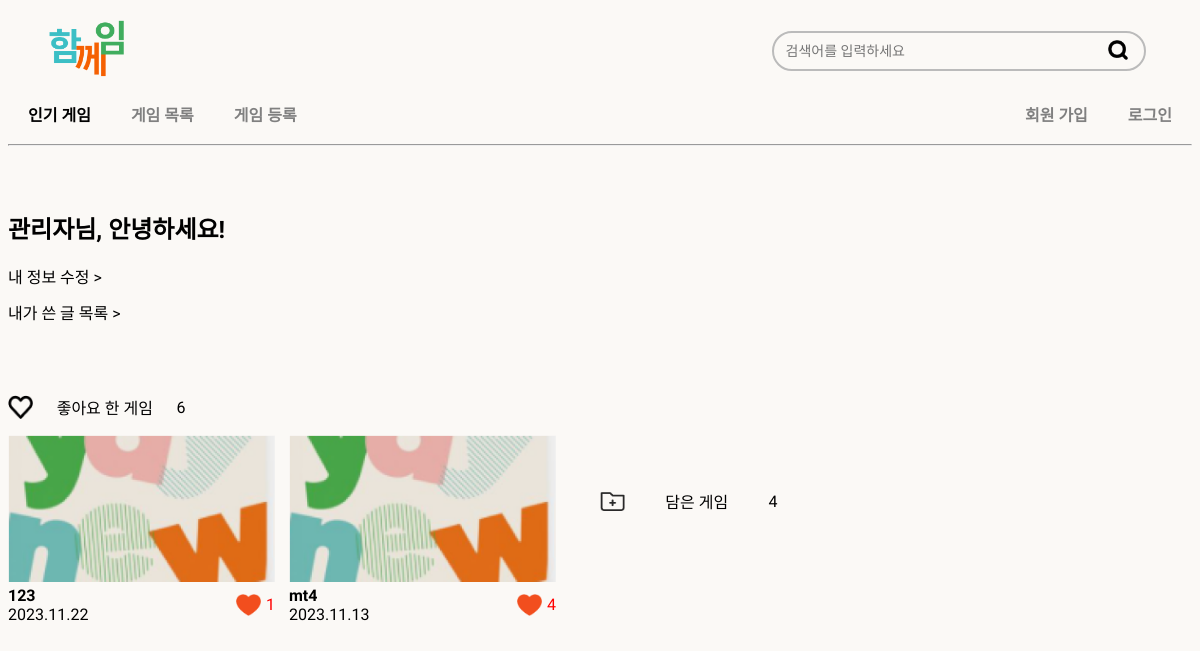
/mypage/1/, run on the app's committed database.
### account/models.py (models this page shows, shortened)
class User(AbstractBaseUser):
    email = models.EmailField(
        verbose_name='email',
        max_length=255,
        unique=True,
    )
    nickname = models.CharField(max_length=30, unique=True)
    is_active = models.BooleanField(default=True)
    is_admin = models.BooleanField(default=False)
    objects = UserManager()
    USERNAME_FIELD = 'email'
    REQUIRED_FIELDS = ['nickname']

### game/models.py (models this page shows, shortened)
class Game(models.Model):
    title = models.CharField(max_length=30, null=False)
    author = models.ForeignKey(User, null=True, on_delete=models.SET_NULL, related_name='game')
    created_at = models.DateField(auto_now_add=True)
    min_num_ppl = models.IntegerField(null=True)
    max_num_ppl = models.IntegerField(null=True)
    min_time = models.CharField(max_length=30, null=True)
    max_time = models.CharField(max_length=30, null=True)
    situation = models.ForeignKey(Situation, null=False, on_delete=models.CASCADE)
    place = models.ForeignKey(Place, null=False, on_delete=models.CASCADE)
    game_type = models.ManyToManyField(GameType)
    preparation = models.TextField(null=False)
    explanation = models.TextField(null=False)
    tip = models.TextField()
    image = models.ImageField(upload_to="images/games/", null=True, blank=True)
    likes = models.ManyToManyField('Like', related_name='game', null=True, blank=True)

### single_pages/views.py (the view)
# urls.py: path('mypage/<int:pk>/', myPage, name='mypage'),
def myPage(request, pk):
    user = User.objects.get(pk=pk)
    liked_list = Game.objects.filter(likes__in=user.like.all())
    like_count = liked_list.count
    liked_list = liked_list[:2]
    collected_list = user.collected_gamelist.all()[:2]
    collect_count = user.collected_gamelist.count
    return render(request, 'single_pages/mypage.html', {
        'target_user':user,
        'liked_list':liked_list,
        'like_count':like_count,
        'collected_list': collected_list,
        'collect_count':collect_count
    })

### single_pages/templates/single_pages/mypage.html (shortened to what this page needs)
{% extends 'base.html' %}
{% load static %}
{% block extrahead %}
<link rel="stylesheet" href="{% static 'css/mypage.css' %}?after" />
{% endblock %}
{% block content %}
<div class="container">
  <div class="mypage-info">
    <h2>{{ target_user.nickname }}님, 안녕하세요!</h2>
    <a href="#">내 정보 수정 ></a>
    <a href="#">내가 쓴 글 목록 ></a>
  </div>
    <div class="my-game" >
      <div class="like-game">
        <div class="like-game-title">
          <img src="{% static 'img/blacklike.png' %}" alt="" />
            <a href="{% url 'account:like_more' pk=user.pk%}"><span>좋아요 한 게임</span></a>
            <span>{{ like_count }}</span>
        </div>
        <ul>
        {% for game in liked_list %}
          <a href="{% url 'game:detail' pk=game.pk%}">
              <li>
                  {% if game.image %}
                      <img src="{{ game.image.url }}" width="100px" height="100px" alt="">
                  {% else %}
                      <img src="{% static 'img/thumbnail.png' %}" alt="">
                  {% endif %}
                  <div class="like-game-element">
                      <div class="about-game">
                          <h4>{{game.title | truncatechars:45 }}</h4>
                          <p>{{ game.created_at | date:'Y.m.d' }}</p>
                      </div>
                      <div class="likes">
                          <img src="{% static 'img/likefull.png' %}" alt="하트이미지" />
                          <span>{{ game.likes.count }}</span>
                      </div>
                  </div>
              </li>
          </a>
        {% endfor %}
        </ul>
      </div>
      <div class="save-game">
        <div class="like-game-title">
          <img src="{% static 'img/folder.png' %}" alt="" />
          <a href="{% url 'gameplaylist:list' %}"><span>담은 게임</span></a>
          <span>{{ collect_count }}</span>
        </div>
      </div>
    </div>
  </div>
{% endblock %}

### static/css/mypage.css (style rules this page uses)
html { background-color: rgba(251, 249, 246, 1); }
* { font-family: "IBM Plex Sans KR"; }
.container { display: flex; flex-direction: column; justify-content: center; }
.mypage-info { margin: 3% 0 5% 0; display: flex; flex-direction: column; }
.mypage-info a { padding-bottom: 1%; text-decoration: none; color: black; cursor: pointer; }
.my-game { display: flex; flex-direction: row; justify-content: center; width: 100%; }
.like-game, .save-game { display: flex; flex-direction: column; justify-content: center; width: 100%; }
.like-game ul, .save-game ul { padding: 0; }
.like-game-title { display: flex; flex-direction: row; justify-content: space-between; align-items: center; width: 30%; }
.like-game-title img { width: 25px; }
.my-game ul { list-style: none; display: flex; flex-direction: row; }
.save-game ul li img, .like-game ul li img { width: 95%; }
.save-game ul a, .like-game ul a { text-decoration: none; cursor: pointer; color: black; }
.like-game-title a { text-decoration: none; cursor: pointer; color: black; }
.like-game-element { width: 95%; display: flex; flex-direction: row; justify-content: space-between; }
.likes { display: flex; flex-direction: row; align-items: center; justify-content: center; }
.likes span { color: red; }
.likes img { width: 25px !important; padding-right: 5px; }
.about-game h4, .about-game p { margin: 0; }

### data on the page
User: nickname "관리자"
Game: title "123", created_at "2023.11.22", likes.count "1"
Game: title "mt4", created_at "2023.11.13", likes.count "4"

### other printed values
{{ like_count }} "6"
{{ collect_count }} "4"
